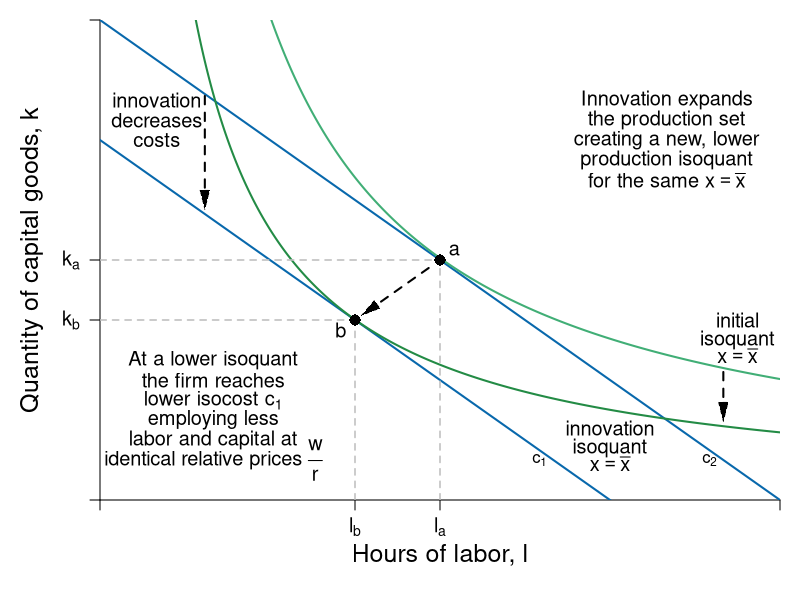

Recreate this plot in R.
require(shape)
pdf(file = "specprodexch/tech_change_isoquant.pdf", width = 8, height = 8)

#Set parameters for graphics
axislabelsize <- 1.5
labelsize <- 1.2
graphlinewidth <- 2
segmentlinewidth <- 1.5

COL <- c("#7fc97f", "#beaed4", "#fdc086", "#ffff99", "#386cb0", "#f0027f", "#bf5b17", "#666666")
COLA <- c("#99d8c9","#66c2a4","#41ae76", "#238b45", "#005824")
COLB <- c("#4eb3d3", "#2b8cbe", "#0868ac","#084081")

#Edited the margins to cater for the larger LHS labels
par(mar =  c(5, 5, 1, 1))

isocost <- function(l, c = 10, w = 1, r = 1) {
  c - (w/r)*l
}


isoquant <- function(l, alpha = 0.5, x = 5, A = 1) {
  (x / (A*l^alpha))^(1/(1 - alpha))
}


xlims <- c(0, 12)
ylims <- c(0, 12)

npts <- 501 
x <- seq(xlims[1], xlims[2], length.out = npts)
y <- seq(ylims[1], ylims[2], length.out = npts) 
a <- c(13, 16.75, 19.25)

plot(0, 0, xlim = xlims, ylim = ylims, type = "n",
     xlab = expression(paste("")),
     ylab = expression(paste("")), 
     xaxt = "n", 
     yaxt = "n", 
     cex.lab = axislabelsize, 
     bty = "n",
     xaxs="i", 
     yaxs="i")

# ticksy <- seq(from = ylims[1], to = ylims[2], by = 1)
# ylabels <- seq(from = ylims[1], to = ylims[2], by = 1)
# ticksx <- seq(from = xlims[1], to = xlims[2], by = 1)
# xlabels <- seq(from = xlims[1], to = xlims[2], by = 1)
ticksy <- c(0, 4.5, 6 , ylims[2])
ylabels <- c(NA, expression(paste(k[b])), expression(paste(k[a])), NA)
ticksx <- c(0, 4.5, 6, xlims[2])
xlabels <- c(NA, expression(paste(l[b])), expression(paste(l[a])), NA)




axis(1, at = ticksx, pos = 0, labels = xlabels, cex.axis = labelsize)
axis(2, at = ticksy, pos = 0, labels = ylabels, las = 1, cex.axis = labelsize)

npts <- 500 
xx1 <- seq(xlims[1], xlims[2], length.out = npts)

#lines(xx1, bcA(xx1, w = 10, p = 1.5), col = COLB[3], lwd = graphlinewidth)
#lines(xx1, isocost(xx1, c = 10, w = 1, r = 1), col = COLB[3], lwd = graphlinewidth)
lines(xx1, isocost(xx1, c = 9, w = 1, r = 1), col = COLB[3], lwd = graphlinewidth)
lines(xx1, isocost(xx1, c = 12, w = 1, r = 1), col = COLB[3], lwd = graphlinewidth)
lines(xx1, isoquant(xx1, x = 5, alpha = 0.5, A = 0.83), col = COLA[3], lwd = graphlinewidth)
lines(xx1, isoquant(xx1, x = 5, alpha = 0.5, A = 1.11), col = COLA[4], lwd = graphlinewidth)

#Label the axes
mtext(expression(paste("Hours of labor, ", l)), side=1, line = 2.5, cex = axislabelsize)
text(-1.2, 0.5*ylims[2], expression(paste("Quantity of capital goods, ", k)), xpd = TRUE, cex = axislabelsize, srt = 90) 

#Label the isoquant curve
text(11.25, 4.5, expression("initial"), cex = labelsize)
text(11.25, 4, expression("isoquant"), cex = labelsize)
text(11.25, 3.6, expression(paste(x == bar(x))), cex = labelsize)
Arrows(11, 3.2, 11, 2.2, col = "black", lty = 2, lwd = 2, arr.type = "triangle", arr.lwd = 0.5)
text(9, 1.8, expression("innovation"), cex = labelsize)
text(9, 1.3, expression("isoquant"), cex = labelsize)
text(9, 0.9, expression(paste(x == bar(x))), cex = labelsize)

#Label the price lines
text(7.75, 1, expression(paste(c[1])))
text(10.75, 1, expression(paste(c[2])))

#Label a
segments(0, 6, 6, 6, lty = 2, col = "gray" , lwd = segmentlinewidth)
segments(6, 0, 6, 6, lty = 2, col = "gray" , lwd = segmentlinewidth)
points(6, 6, pch = 16, col = "black", cex = 1.5)
text(6.25, 6.25, expression(paste(a)), cex = labelsize)

#Label b
segments(0, 4.5, 4.5, 4.5, lty = 2, col = "gray" , lwd = segmentlinewidth)
segments(4.5, 0, 4.5, 4.5, lty = 2, col = "gray" , lwd = segmentlinewidth)
points(4.5, 4.5, pch = 16, col = "black", cex = 1.5)
text(4.25, 4.25, expression(paste(b)), cex = labelsize)
Arrows(5.8, 5.8, 4.75, 4.75, col = "black", lty = 2, lwd = 2, arr.type = "triangle", arr.lwd = 0.5)


#Add mrs = mrt at i
# text(5, 10.25, expression(paste(trs(l,k) == mrt(l,k))), cex = labelsize)
# text(5, 9.25, expression(paste(frac(mp[l], mp[k]) == frac(w,r))), cex = labelsize)
# Arrows(5, 8.5, 5, 5.5, col = "black", lty = 1, lwd = 2, arr.type = "triangle", arr.lwd = 0.5)

#New tech cost min
#points(4, isoquant(l = 4, A = 1.25), pch = 16, col = "black", cex = 1.5)

text(1, 10, expression("innovation"), cex = labelsize)
text(1, 9.5, expression("decreases"), cex = labelsize)
text(1, 9, expression("costs"), cex = labelsize)


text(10, 10, expression("Innovation expands"), cex = labelsize)
text(10, 9.5, expression("the production set"), cex = labelsize)
text(10, 9, expression("creating a new, lower"), cex = labelsize)
text(10, 8.5, expression("production isoquant"), cex = labelsize)
text(10, 8, expression(paste("for the same ", x == bar(x))), cex = labelsize)

Arrows(1.85, 10.1, 1.85, 7.5, col = "black", lty = 2, lwd = 2, arr.type = "triangle", arr.lwd = 0.5)

text(2, 3.5, expression("At a lower isoquant"), cex = labelsize)
text(2, 3, expression("the firm reaches"), cex = labelsize)
text(2, 2.5, expression(paste("lower isocost ", c[1])), cex = labelsize)
text(2, 2, expression("employing less"), cex = labelsize)
text(2, 1.5, expression(paste("labor and capital at")), cex = labelsize)
text(2, 1, expression(paste("identical relative prices ", frac(w,r))), cex = labelsize)


#text(9, 5.9, expression(paste(b)), cex = labelsize)
#text(10.5, 7.775, expression(paste(c)), cex = labelsize)

dev.off()
